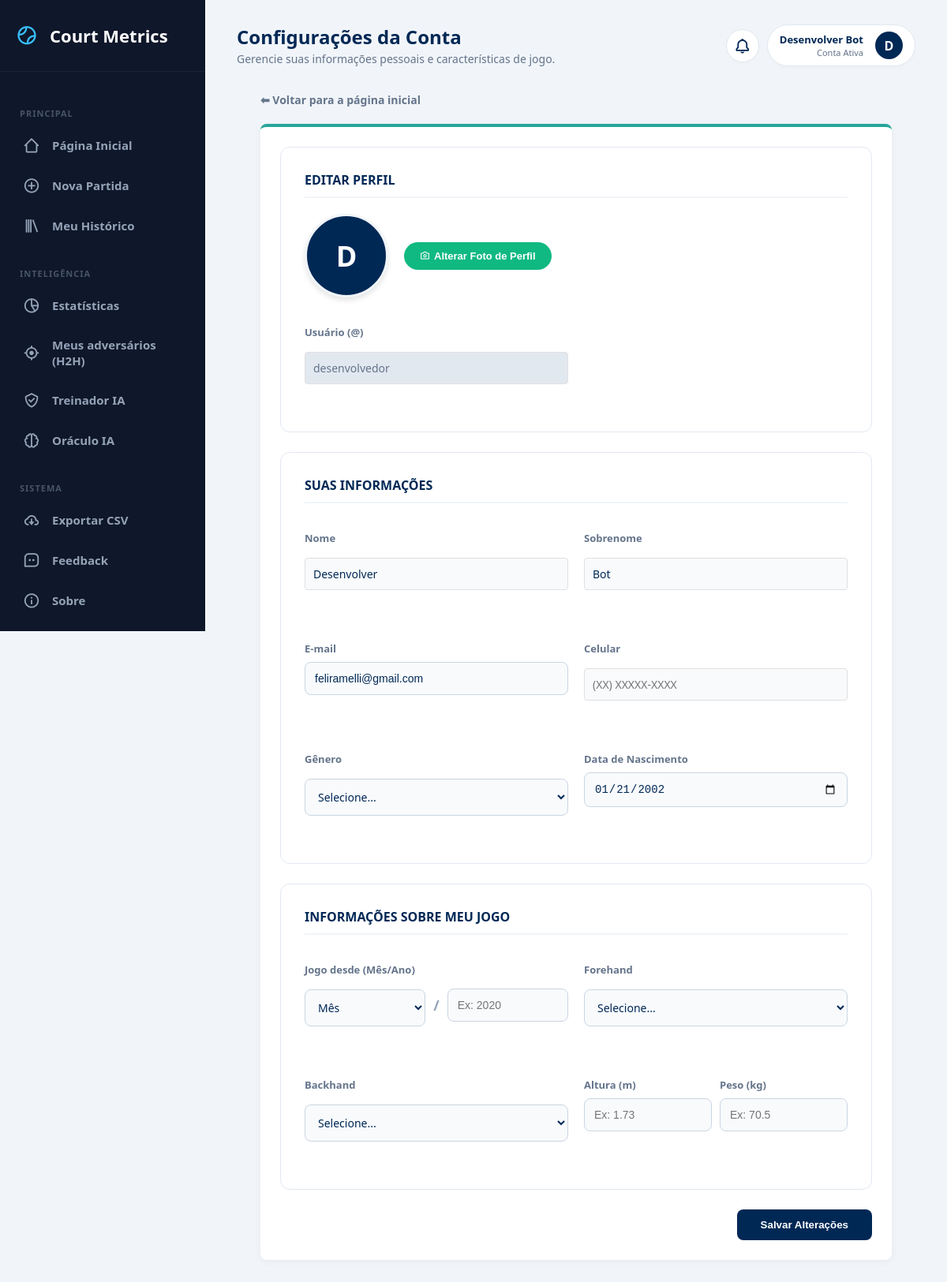
Page /perfil (signed in) on the committed database.
### tables this page shows
CREATE TABLE users (
        id INTEGER PRIMARY KEY AUTOINCREMENT,
        username TEXT UNIQUE NOT NULL,
        password TEXT NOT NULL
    , first_name TEXT, last_name TEXT, email TEXT, birth_date TEXT, gender TEXT, phone TEXT, playing_since TEXT, forehand_hand TEXT, backhand_type TEXT, height REAL, weight REAL, profile_pic TEXT);

### app.py (the view, shortened to what this page needs)
@app.route("/perfil", methods=["GET", "POST"])
@login_required
def perfil():
    conn = sqlite3.connect("database.db")
    conn.row_factory = sqlite3.Row
    c = conn.cursor()
    c.execute("SELECT * FROM users WHERE id = ?", (session["user_id"],))
    user_row = c.fetchone()
    user_data = dict(user_row) if user_row else {}
    if 'profile_pic' not in session and user_data.get('profile_pic'):
        session['profile_pic'] = user_data['profile_pic']
    conn.close()
    return render_template("perfil.html", user=user_data)

### app.py (called while the page is built)
def login_required(f):
    @wraps(f)
    def decorated_function(*args, **kwargs):
        if "user_id" not in session:
            return redirect("/login")
        return f(*args, **kwargs)
    return decorated_function

@app.context_processor
def inject_notifications():
    if "user_id" not in session:
        return dict(notifications=[])
    conn = sqlite3.connect("database.db")
    conn.row_factory = sqlite3.Row
    c = conn.cursor()
    c.execute("SELECT * FROM notifications WHERE user_id = ? AND is_read = 0 ORDER BY created_at DESC", (session["user_id"],))
    notifs = c.fetchall()
    conn.close()
    return dict(notifications=notifs)

### templates/perfil.html (shortened to what this page needs)
{% extends 'base.html' %}
{% block page_title %}Configurações da Conta{% endblock %}
{% block page_subtitle %}Gerencie suas informações pessoais e características de jogo.{% endblock %}
{% block content %}
<div style="max-width: 800px; margin: 0 auto; padding-bottom: 50px;">
    <div style="margin-bottom: 20px;">
        <a href="/" style="color: var(--text-slate); text-decoration: none; font-weight: bold; font-size: 14px;">⬅ Voltar para a página inicial</a>
    </div>
    <form method="POST" action="/perfil" enctype="multipart/form-data" id="profileForm">
        <div class="settings-section">
            <h3 class="section-title">Editar Perfil</h3>
            <div class="profile-photo-container">
                <div class="current-photo" id="photoPreview">
                    {% if user.profile_pic %}
                        <img src="{{ url_for('static', filename=user.profile_pic) }}?v={{ range(1, 99999) | random }}" alt="Foto">
                    {% else %}
                        {{ user.first_name[0]|upper if user.first_name else user.username[0]|upper }}
                    {% endif %}
                </div>
                <div>
                    <button type="button" class="btn-change-photo" onclick="document.getElementById('realFileInput').click();">
                        <i class='bx bx-camera'></i> Alterar Foto de Perfil
                    </button>
                </div>
            </div>
            <div class="form-grid">
                <div class="form-group">
                    <label class="form-label">Usuário (@)</label>
                    <input type="text" class="form-control" value="{{ user.username }}" readonly style="background: #e2e8f0; cursor: not-allowed; color: #64748b;">
                </div>
            </div>
        </div>
        <div class="settings-section">
            <h3 class="section-title">Suas Informações</h3>
            <div class="form-grid">
                <div class="form-group">
                    <label class="form-label">Nome</label>
                    <input type="text" name="first_name" class="form-control" value="{{ user.first_name or '' }}">
                </div>
                <div class="form-group">
                    <label class="form-label">Sobrenome</label>
                    <input type="text" name="last_name" class="form-control" value="{{ user.last_name or '' }}">
                </div>
                <div class="form-group">
                    <label class="form-label">E-mail</label>
                    <input type="email" name="email" class="form-control" value="{{ user.email or '' }}">
                </div>
                <div class="form-group">
                    <label class="form-label">Celular</label>
                    <input type="text" name="phone" class="form-control" value="{{ user.phone or '' }}" placeholder="(XX) XXXXX-XXXX">
                </div>
                <div class="form-group">
                    <label class="form-label">Gênero</label>
                    <select name="gender" class="form-control">
                        <option value="">Selecione...</option>
                    </select>
                </div>
                <div class="form-group">
                    <label class="form-label">Data de Nascimento</label>
                    <input type="date" name="birth_date" class="form-control" value="{{ user.birth_date or '' }}">
                </div>
            </div>
        </div>
        <div class="settings-section">
            <h3 class="section-title">Informações sobre meu jogo</h3>
            <div class="form-grid">
                <div class="form-group">
                    <label class="form-label">Jogo desde (Mês/Ano)</label>
                    {% set ps_val = user.playing_since or '' %}
                    {% set ps_year = ps_val[:4] if ps_val|length >= 4 else '' %}
                    {% set ps_month = ps_val[5:7] if ps_val|length >= 7 else '' %}
                    <div style="display: flex; align-items: center; gap: 10px;">
                        <select id="play_month" class="form-control" style="margin-bottom: 0; flex: 1;" onchange="updatePlayingSince()">
                            <option value="" disabled {% if not ps_month %}selected{% endif %}>Mês</option>
                        </select>
                        <span style="font-size: 18px; color: #94a3b8; font-weight: bold;">/</span>
                        <input type="number" id="play_year" class="form-control" style="margin-bottom: 0; flex: 1;" placeholder="Ex: 2020" value="{{ ps_year }}" min="1950" max="2050" oninput="updatePlayingSince()">
                    </div>
                </div>
                <div class="form-group">
                    <label class="form-label">Forehand</label>
                    <select name="forehand_hand" class="form-control">
                        <option value="">Selecione...</option>
                    </select>
                </div>
                <div class="form-group">
                    <label class="form-label">Backhand</label>
                    <select name="backhand_type" class="form-control">
                        <option value="">Selecione...</option>
                    </select>
                </div>
                <div class="form-group form-split">
                    <div>
                        <label class="form-label">Altura (m)</label>
                        <input type="number" step="0.01" name="height" class="form-control" value="{{ user.height or '' }}" placeholder="Ex: 1.73">
                    </div>
                    <div>
                        <label class="form-label">Peso (kg)</label>
                        <input type="number" step="0.1" name="weight" class="form-control" value="{{ user.weight or '' }}" placeholder="Ex: 70.5">
                    </div>
                </div>
            </div>
        </div>
        <div style="display: flex; justify-content: flex-end; margin-top: 20px;">
            <button type="submit" class="btn-save" id="saveBtn">Salvar Alterações</button>
        </div>
    </form>
</div>
{% endblock %}

### templates/base.html (shortened to what this page needs)
<!DOCTYPE html>
<html lang="pt-BR">
<head>
    <link href="https://cdnjs.cloudflare.com/ajax/libs/cropperjs/1.5.13/cropper.min.css" rel="stylesheet">
    <link rel="stylesheet" href="{{ url_for('static', filename='style.css') }}">
    <link href='https://unpkg.com/boxicons@2.1.4/css/boxicons.min.css' rel='stylesheet'>
</head>
<body>
    <nav class="sidebar" id="sidebar">
        <div class="sidebar-logo">
            <i class='bx bx-tennis-ball'></i>
            Court Metrics
        </div>
        <div class="nav-menu">
            <div class="nav-title">Principal</div>
            <a href="/" class="nav-item {% if request.path == '/' %}active{% endif %}">
                <i class='bx bx-home-alt-2'></i> Página Inicial
            </a>
            <a href="/new_match" class="nav-item {% if request.path == '/new_match' %}active{% endif %}">
                <i class='bx bx-plus-circle'></i> Nova Partida
            </a>
            <a href="/history" class="nav-item {% if request.path == '/history' %}active{% endif %}">
                <i class='bx bx-library'></i> Meu Histórico
            </a>
            <div class="nav-title">Inteligência</div>
            <a href="/insights" class="nav-item {% if request.path == '/insights' %}active{% endif %}">
                <i class='bx bx-pie-chart-alt-2'></i> Estatísticas
            </a>
           <a href="/adversarios" class="nav-item {% if request.path == '/adversarios' or '/h2h/' in request.path %}active{% endif %}">
                <i class='bx bx-target-lock'></i> Meus adversários (H2H)
            </a>
            <a href="/treinador" class="nav-item {% if request.path == '/treinador' %}active{% endif %}">
                <i class='bx bx-check-shield'></i> Treinador IA
            </a>
            <a href="/simulador" class="nav-item {% if request.path == '/simulador' %}active{% endif %}">
                <i class='bx bx-brain'></i> Oráculo IA
            </a>
            <div class="nav-title">Sistema</div>
            <a href="/export" class="nav-item">
                <i class='bx bx-cloud-download'></i> Exportar CSV
            </a>
            <a href="/feedback" class="nav-item {% if request.path == '/feedback' %}active{% endif %}">
                <i class='bx bx-message-square-dots'></i> Feedback
            </a>
            <a href="/sobre" class="nav-item {% if request.path == '/sobre' %}active{% endif %}">
                <i class='bx bx-info-circle'></i> Sobre
            </a>
        </div>
    </nav>
    <main class="main-content">
        <header class="top-header">
            <div class="header-title-area">
                <div>
                    <h1 style="margin: 0; color: var(--atp-blue); font-size: 24px;">{% block page_title %}Visão Geral{% endblock %}</h1>
                    <span style="color: var(--text-slate); font-size: 14px;">{% block page_subtitle %}Acompanhe sua evolução na quadra.{% endblock %}</span>
                </div>
            </div>
            <div style="display: flex; align-items: center;">
                <div class="notification-container">
                    <div class="notification-btn" id="notifBtn">
                        <i class='bx bx-bell'></i>
                    </div>
                </div>
                <div class="profile-container">
                    <div class="user-profile" id="profileBtn">
                        <div style="text-align: right;">
                            <div style="font-size: 13px; font-weight: bold; color: var(--atp-blue);">
                                {% if session.first_name and session.last_name %} {{ session.first_name }} {{ session.last_name }} {% else %} {{ session.username }} {% endif %}
                            </div>
                            <div style="font-size: 11px; color: var(--text-slate);">Conta Ativa</div>
                        </div>
                        <div class="user-avatar">
                            {% if session.profile_pic %}<img src="{{ url_for('static', filename=session.profile_pic) }}" alt="Foto">
                            {% elif session.first_name %}{{ session.first_name[0]|upper }}
                            {% elif session.username %}{{ session.username[0]|upper }}
                            {% else %}U{% endif %}
                        </div>
                    </div>
                </div>
            </div>
        </header>
        {% block content %}
        {% endblock %}
    </main>
</body>
</html>

### static/style.css (style rules this page uses)
:root { --bg-fundo: #F5F7FA; --bg-card: #FFFFFF; --texto-escuro: #333333; --texto-claro: #666666; --verde-tenis: #8BC34A; --azul-piscina: #26A69A; --borda: #E0E0E0; }
body { font-family: 'Segoe UI', Tahoma, Geneva, Verdana, sans-serif; background-color: var(--bg-fundo); color: var(--texto-escuro); margin: 0; padding: 0; }
h1, h2, h3 { color: var(--texto-escuro); }
form { background-color: var(--bg-card); padding: 25px; border-radius: 8px; box-shadow: 0 2px 10px rgba(0,0,0,0.05); border-top: 4px solid var(--azul-piscina); }
label { font-weight: bold; color: var(--texto-escuro); margin-top: 15px; display: block; }
input[type="text"], select, textarea { width: 100%; padding: 10px; margin: 8px 0 15px 0; border: 1px solid var(--borda); border-radius: 4px; box-sizing: border-box; font-family: inherit; }

### templates/base.html (style rules this page uses)
:root { --atp-blue: #002855; --tennis-green: #d1ff00; --text-slate: #64748b; --sidebar-bg: #0f172a; --sidebar-hover: #1e293b; --sidebar-text: #94a3b8; --sidebar-active: #38bdf8; }
body { margin: 0; padding: 0; font-family: 'Segoe UI', Tahoma, sans-serif; background-color: #f1f5f9; display: flex; min-height: 100vh; overflow-x: hidden; }
.sidebar { width: 260px; background-color: var(--sidebar-bg); color: white; display: flex; flex-direction: column; position: fixed; top: 0; left: 0; height: 100vh; overflow-y: auto; transition: transform 0.3s ease; z-index: 1000; }
.sidebar-logo { padding: 30px 20px; display: flex; align-items: center; gap: 15px; font-size: 22px; font-weight: 900; color: white; border-bottom: 1px solid rgba(255,255,255,0.05); }
.sidebar-logo i { color: var(--sidebar-active); font-size: 28px; }
.nav-menu { flex: 1; padding: 20px 0; display: flex; flex-direction: column; gap: 5px; }
.nav-item { padding: 12px 25px; display: flex; align-items: center; gap: 15px; color: var(--sidebar-text); text-decoration: none; font-weight: 600; font-size: 15px; transition: 0.2s; border-left: 4px solid transparent; }
.nav-item i { font-size: 22px; }
.nav-title { font-size: 11px; text-transform: uppercase; color: #475569; font-weight: 900; letter-spacing: 1px; padding: 15px 25px 5px 25px; margin-top: 10px; }
.main-content { flex: 1; margin-left: 260px; padding: 30px 40px; box-sizing: border-box; width: calc(100% - 260px); transition: margin 0.3s ease, width 0.3s ease; }
.top-header { display: flex; justify-content: space-between; align-items: center; margin-bottom: 30px; }
.header-title-area { display: flex; align-items: center; }
.user-profile { display: flex; align-items: center; gap: 15px; background: white; padding: 8px 15px; border-radius: 30px; box-shadow: 0 2px 5px rgba(0,0,0,0.02); border: 1px solid #e2e8f0; cursor: pointer; }
.user-avatar { width: 35px; height: 35px; background: var(--atp-blue); color: white; border-radius: 50%; display: flex; align-items: center; justify-content: center; font-weight: bold; overflow: hidden; }
.profile-container { position: relative; z-index: 100; }
.notification-container { position: relative; z-index: 101; margin-right: 10px; }
.notification-btn { width: 40px; height: 40px; background: white; border-radius: 50%; display: flex; align-items: center; justify-content: center; border: 1px solid #e2e8f0; box-shadow: 0 2px 5px rgba(0,0,0,0.02); cursor: pointer; transition: 0.2s; position: relative; }
.notification-btn i { font-size: 22px; color: var(--atp-blue); }

### rows in the picture
users: first_name "Desenvolver", last_name "Bot", first_name "D", username "desenvolvedor", email "feliramelli@gmail.com", birth_date "01/21/2002"

### other values in the picture
{{ session.first_name[0]|upper }} "D"
